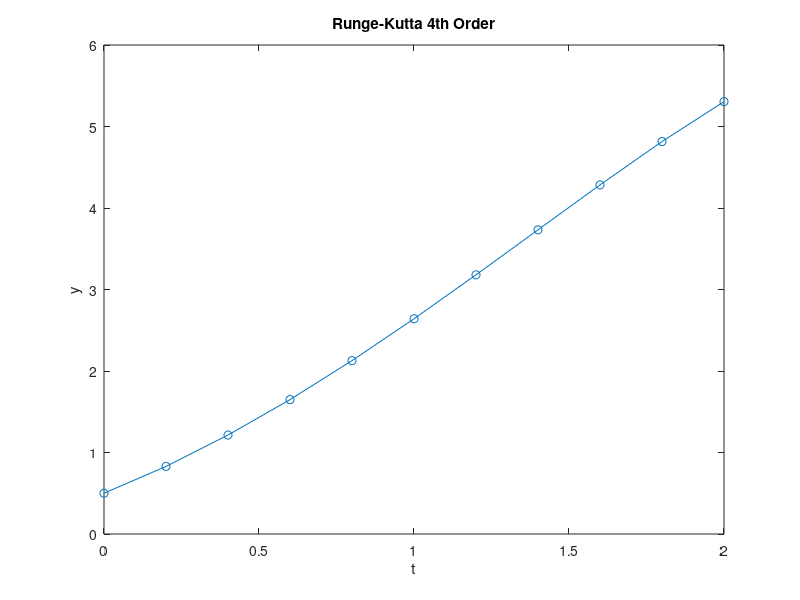

Here is the MATLAB script that generated this plot:
% if you do not have enough theoretical knowledge on this subject,
% you can watch these videos
% [ENG]https://youtu.be/1YZnic1Ug9g?si=IwS_8Gm0kN3RAsK-
% [TR]https://youtu.be/fmeD7RA-DyA?si=E6eZ2CbUr5vT4d1P
f = @(t, y) y - t^2 + 1;
a = 0;
b = 2;
h = 0.2;
N = (b - a)/h;
t = a:h:b;
y = zeros(1, N+1);
y(1) = 0.5;
for i = 1:N
    k1 = f(t(i), y(i));
    k2 = f(t(i) + h/2, y(i) + h * k1 / 2);
    k3 = f(t(i) + h/2, y(i) + h * k2 / 2);
    k4 = f(t(i) + h, y(i) + h * k3);
    y(i+1) = y(i) + (h/6) * (k1 + 2*k2 + 2*k3 + k4);
end
plot(t, y, 'o-')
xlabel('t')
ylabel('y')
title('Runge-Kutta 4th Order')
